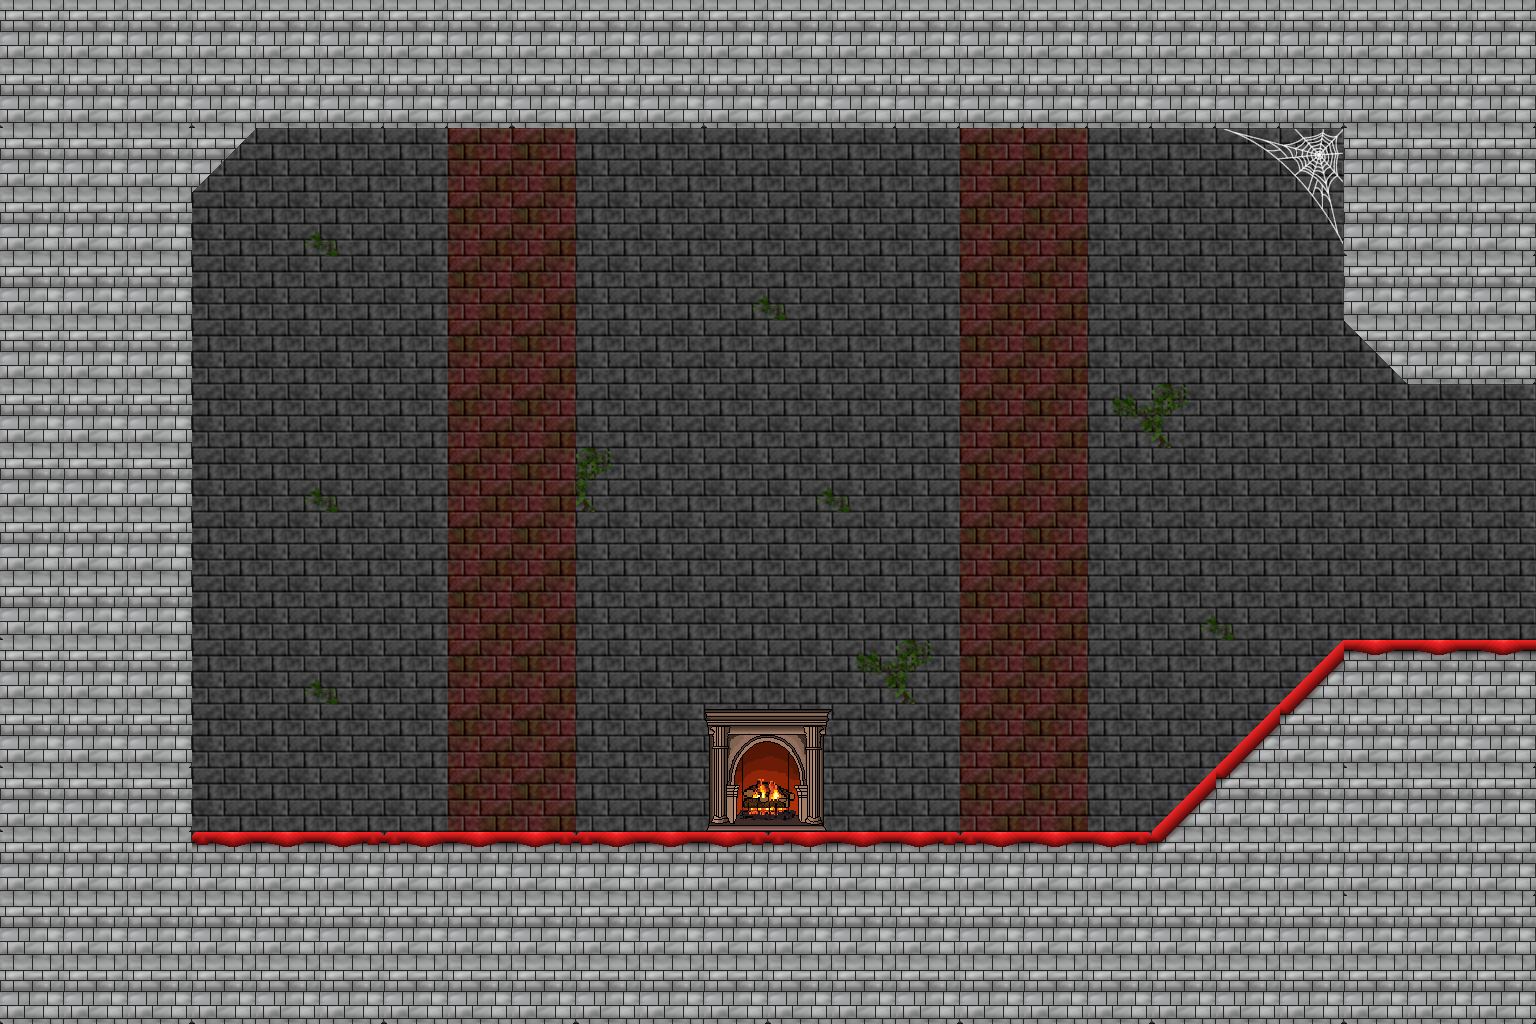

Below is a game level as drawn by its tile map, then a one-line description and the .tmx file that defines it, in full:
An orthogonal 24x16 tile map with 64x64 px tiles, 2 tile layers (background, main), 2 tilesets and 10 objects.

<map version="1.0" orientation="orthogonal" renderorder="right-down" width="24" height="16" tilewidth="64" tileheight="64" nextobjectid="17">
 <tileset firstgid="1" name="walls-128x128_2" tilewidth="64" tileheight="64" tilecount="64" columns="8">
  <image source="../Resources/walls-128x128_2.png" width="512" height="512" />
 </tileset>
 <tileset firstgid="65" name="castle" tilewidth="64" tileheight="64" tilecount="160" columns="16">
  <image source="../Resources/castle2.png" width="1024" height="640" />
  <tile id="80">
   <properties>
    <property name="FireFrame" type="int" value="1" />
   </properties>
  </tile>
  <tile id="81">
   <properties>
    <property name="FireFrame_2" type="int" value="1" />
   </properties>
  </tile>
  <tile id="88">
   <properties>
    <property name="FireFrame" type="int" value="2" />
   </properties>
  </tile>
  <tile id="89">
   <properties>
    <property name="FireFrame_2" type="int" value="2" />
   </properties>
  </tile>
 </tileset>
 <objectgroup name="ground">
  <object id="1" x="192" y="832">
   <polyline points="0,0 960,0 1152,-192 1472,-192 1472,-448 1216,-448 1152,-512 1152,-640 1088,-704 64,-704 0,-640 0,0" />
  </object>
 </objectgroup>
 <objectgroup name="platform">
  <object id="2" x="323.067" y="771.404" width="124.329" height="6.5932" />
  <object id="3" x="514.27" y="771.404" width="61.2226" height="5.65131" />
 </objectgroup>
 <layer name="background" width="24" height="16">
  <data encoding="csv">
1,1,1,1,1,1,1,1,1,1,1,1,1,1,1,1,1,1,1,1,1,1,1,1,
1,1,1,1,1,1,1,1,1,1,1,1,1,1,1,1,1,1,1,1,1,1,1,1,
1,1,1,1,1,1,1,4,4,1,1,1,1,1,1,4,4,1,1,1,1,1,1,1,
1,1,1,1,41,42,1,4,4,1,1,1,1,1,1,4,4,1,1,1,1,1,1,1,
1,1,1,1,1,1,1,4,4,1,1,41,42,1,1,4,4,1,1,1,1,1,1,1,
1,1,1,1,1,1,1,4,4,1,1,1,1,1,1,4,4,1,1,1,1,1,1,1,
1,1,1,1,1,1,1,4,4,1,1,1,1,1,1,4,4,49,50,1,1,1,1,1,
1,1,1,1,41,42,1,4,4,50,1,1,41,42,1,4,4,1,1,1,1,1,1,1,
1,1,1,1,1,1,1,4,4,1,1,1,1,1,1,4,4,1,1,1,1,1,1,1,
1,1,1,1,1,1,1,4,4,1,1,1,1,1,1,4,4,1,41,42,1,1,1,1,
1,1,1,1,41,42,1,4,4,1,1,1,1,49,50,4,4,1,1,1,1,1,1,1,
1,1,1,1,1,1,1,4,4,1,1,1,1,1,1,4,4,1,1,1,1,1,1,1,
1,1,1,1,1,1,1,4,4,1,1,1,1,1,1,4,4,1,1,1,1,1,1,1,
1,1,1,1,1,1,1,1,1,1,1,1,1,1,1,1,1,1,1,1,1,1,1,1,
1,1,1,1,1,1,1,1,1,1,1,1,1,1,1,1,1,1,1,1,1,1,1,1,
1,1,1,1,1,1,1,1,1,1,1,1,1,1,1,1,1,1,1,1,1,1,1,1
</data>
 </layer>
 <layer name="main" width="24" height="16">
  <data encoding="csv">
97,98,99,97,98,99,99,99,97,98,99,97,98,99,99,99,99,99,99,99,99,97,98,99,
113,114,115,113,114,115,115,115,113,114,115,113,114,115,115,115,115,115,115,115,115,113,114,115,
97,98,99,166,0,0,0,0,0,0,0,0,0,0,0,0,0,0,0,107,108,97,98,99,
97,98,99,0,0,0,0,0,0,0,0,0,0,0,0,0,0,0,0,123,124,113,114,115,
97,98,99,0,0,0,0,0,0,0,0,0,0,0,0,0,0,0,0,0,0,97,98,99,
97,98,99,0,0,0,0,0,0,0,0,0,0,0,0,0,0,0,0,0,0,165,114,115,
97,98,99,0,0,0,0,0,0,0,0,0,0,0,0,0,0,0,0,0,0,0,0,0,
97,98,99,0,0,0,0,0,0,0,0,0,0,0,0,0,0,0,0,0,0,0,0,0,
97,97,98,0,0,0,0,0,0,0,0,0,0,0,0,0,0,0,0,0,0,0,0,0,
113,97,98,0,0,0,0,0,0,0,0,0,0,0,0,0,0,0,0,0,0,0,0,0,
97,98,99,0,0,0,0,0,0,0,0,0,0,0,0,0,0,0,0,0,133,82,82,82,
113,114,115,0,0,0,0,0,0,0,0,129,130,0,0,0,0,0,0,133,149,113,114,115,
113,114,115,0,0,0,0,0,0,0,0,145,146,0,0,0,0,0,133,149,101,97,98,99,
98,98,98,81,82,83,81,82,83,81,82,83,81,82,83,81,82,83,149,101,98,113,114,115,
97,98,99,97,98,99,97,98,99,97,98,99,97,98,99,97,98,99,97,98,99,97,98,99,
113,114,115,113,114,115,113,114,115,113,114,115,113,114,115,113,114,115,113,114,115,113,114,115
</data>
 </layer>
 <objectgroup name="chandeliers">
  <object id="6" x="448" y="128" width="128" height="192" />
  <object id="7" x="960" y="128" width="128" height="192" />
 </objectgroup>
 <objectgroup name="chairs">
  <object id="11" x="384" y="768" width="64" height="64" />
 </objectgroup>
 <objectgroup name="tables">
  <object id="9" x="512" y="768" width="128" height="64" />
 </objectgroup>
 <objectgroup name="chests">
  <object id="13" x="256" y="768" width="64" height="64" />
 </objectgroup>
 <objectgroup name="enemies">
  <object id="15" x="896" y="576" width="64" height="64" />
  <object id="16" x="384" y="576" width="64" height="64" />
 </objectgroup>
</map>
